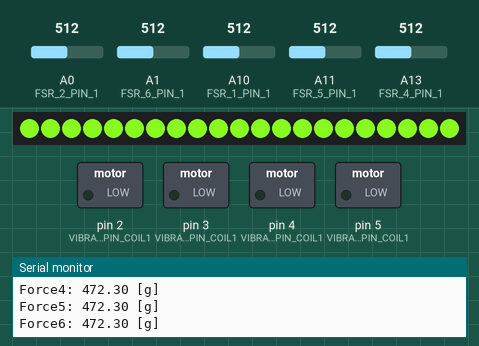
This sketch was run on a simulated Arduino Mega 2560, built with avr-gcc and run on an emulated ATmega2560. On the bench: 21 RGB LEDs in strip order, left to right, switched loads named in the sketch (green lamp = pin HIGH), the last lines printed to the serial monitor. Dashed ring = blinking. The inputs (shaded band) are chosen by the test bench; at power-on: A0 (FSR_2_PIN_1) = 512, A1 (FSR_6_PIN_1) = 512, A10 (FSR_1_PIN_1) = 512, A11 (FSR_5_PIN_1) = 512, A13 (FSR_4_PIN_1) = 512. Dim RGB values are drawn brighter than linear.

Above: at 1.2 s.
1.3 s: A0 (FSR_2_PIN_1) set to 66
4.3 s: A0 (FSR_2_PIN_1) set to 55
At 4.9 s:
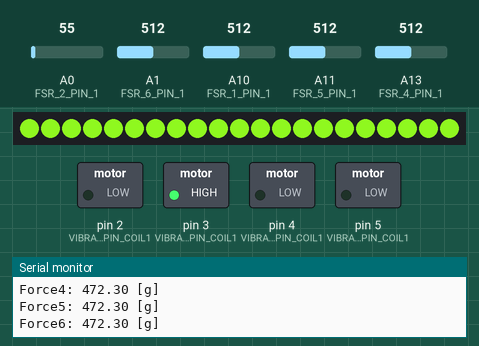
7.3 s: A0 (FSR_2_PIN_1) set to 306
At 8.3 s:
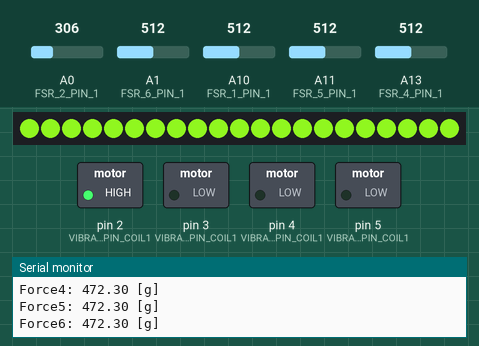
10.0 s: A1 (FSR_6_PIN_1) set to 678
13.0 s: A1 (FSR_6_PIN_1) set to 711
At 14.8 s:
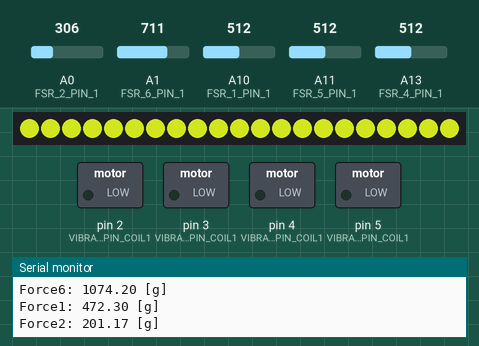
16.0 s: A10 (FSR_1_PIN_1) set to 66
17.5 s: A10 (FSR_1_PIN_1) set to 55
At 18.4 s:
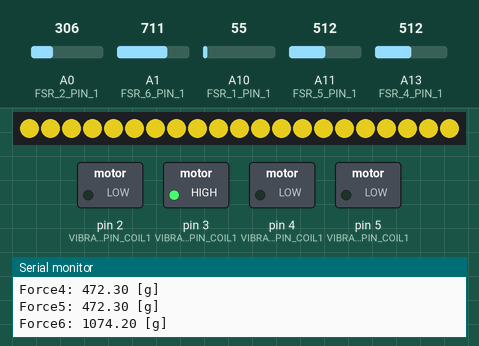
Timing chart, 0 to 62.1 s (numbered marks = the images above; inputs shaded):
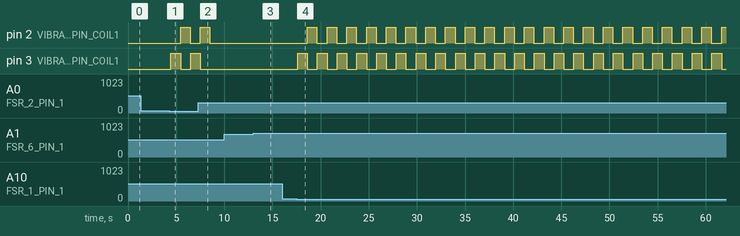

The sketch:

t2.ino
```cpp
/* FSR testing sketch.

  Connect one end of FSR to 5V, the other end to Analog 0.
  Then connect one end of a 10K resistor from Analog 0 to ground
  Connect LED from pin 11 through a resistor to ground

  For more information see www.ladyada.net/learn/sensors/fsr.html */

#include "FSR.h"

#include <Adafruit_NeoPixel.h>
#include "VibrationMotor.h"
#include <MsTimer2.h>

#define FSR_1_PIN_1  A10
#define FSR_2_PIN_1 A0
#define FSR_3_PIN_1 A3
#define FSR_4_PIN_1 A13
#define FSR_5_PIN_1 A11
#define FSR_6_PIN_1 A1
//#define FSR_6_PIN_1 A7
#define LEDSTICK_PIN_DATAIN 6
#define VIBRATIONMOTOR1_1_PIN_COIL1 4
#define VIBRATIONMOTOR2_2_PIN_COIL1 3
#define VIBRATIONMOTOR3_3_PIN_COIL1 2
#define VIBRATIONMOTOR4_4_PIN_COIL1 5
int fsrReading;      // the analog reading from the FSR resistor divider
const int NUM_PIXELS = 60;
const int NUM_STRIPS = 6;
const int Pins[NUM_STRIPS] = {31, 32, 33, 34, 35, 36};
// An array of the pin numbers for the strips
Adafruit_NeoPixel strip = Adafruit_NeoPixel(21, LEDSTICK_PIN_DATAIN, NEO_GRB + NEO_KHZ800);


FSR fsr_1(FSR_1_PIN_1);
FSR fsr_2(FSR_2_PIN_1);
FSR fsr_3(FSR_3_PIN_1);
FSR fsr_4(FSR_4_PIN_1);
FSR fsr_5(FSR_5_PIN_1);
FSR fsr_6(FSR_6_PIN_1);
VibrationMotor vibrationMotor1_1(VIBRATIONMOTOR1_1_PIN_COIL1);
VibrationMotor vibrationMotor2_2(VIBRATIONMOTOR2_2_PIN_COIL1);
VibrationMotor vibrationMotor3_3(VIBRATIONMOTOR3_3_PIN_COIL1);
VibrationMotor vibrationMotor4_4(VIBRATIONMOTOR4_4_PIN_COIL1);
Adafruit_NeoPixel Strips[NUM_STRIPS] = {
  Adafruit_NeoPixel(NUM_PIXELS, Pins[0], NEO_GRB + NEO_KHZ800),
  Adafruit_NeoPixel(NUM_PIXELS, Pins[1], NEO_GRB + NEO_KHZ800),
  Adafruit_NeoPixel(NUM_PIXELS, Pins[2], NEO_GRB + NEO_KHZ800),
  Adafruit_NeoPixel(NUM_PIXELS, Pins[3], NEO_GRB + NEO_KHZ800),
  Adafruit_NeoPixel(NUM_PIXELS, Pins[4], NEO_GRB + NEO_KHZ800),
  Adafruit_NeoPixel(NUM_PIXELS, Pins[5], NEO_GRB + NEO_KHZ800)
};

const uint32_t Blue = Adafruit_NeoPixel::Color(10, 10, 255);
const uint32_t Pink = Adafruit_NeoPixel::Color(255, 0, 100);
const uint32_t Green = Adafruit_NeoPixel::Color(129, 237, 29);
const uint32_t Red = Adafruit_NeoPixel::Color(245, 21, 10);


unsigned long start;
unsigned long time;
unsigned long tmp;

boolean flag = true;

void setup(void) {
  Serial.begin(9600);   // We'll send debugging information via the Serial monitor
  while (!Serial) ; // wait for serial port to connect. Needed for native USB
  Serial.println("start");

  // MsTimer2::set(3000, vibrate);        // 中断设置函数，每 500ms 进入一次中断
  // MsTimer2::start();                //开始计时
  //  for (int strip = 0; strip < NUM_STRIPS; strip++) {
  //    Strips[strip].begin();
  //    Strips[strip].show();
  //  }


  strip.begin();
  strip.show();
  //setAllStrips(Green);


}


void loop(void) {

  // we'll need to change the range from the analog reading (0-1023) down to the range
  // used by analogWrite (0-255) with map!
  // LEDbrightness = map(fsrReading, 0, 1023, 0, 255);
  // LED gets brighter the harder you press
  // fsrReading = analogRead(FSR_PIN_1);   Serial.println(fsrReading);
  float fsr_1Force = fsr_1.getForce();
  Serial.print(F("Force1: ")); Serial.print(fsr_1Force); Serial.println(F(" [g]"));
  float fsr_2Force = fsr_2.getForce();
  Serial.print(F("Force2: ")); Serial.print(fsr_2Force); Serial.println(F(" [g]"));
  //float fsr_3Force = fsr_3.getForce();
 // Serial.print(F("Force3: ")); Serial.print(fsr_3Force); Serial.println(F(" [g]"));
  float fsr_4Force = fsr_4.getForce();
  Serial.print(F("Force4: ")); Serial.print(fsr_4Force); Serial.println(F(" [g]"));
  float fsr_5Force = fsr_5.getForce();
  Serial.print(F("Force5: ")); Serial.print(fsr_5Force); Serial.println(F(" [g]"));
   float fsr_6Force = fsr_6.getForce();
     Serial.print(F("Force6: ")); Serial.print(fsr_6Force); Serial.println(F(" [g]"));

  Serial.print("Time:");  Serial.println(millis());
  //   //prints time since program started


  if ( fsr_1Force > 0 || fsr_2Force > 0 || fsr_4Force > 0 || fsr_5Force > 0 || fsr_6Force > 0)
  {

    Serial.flush();


    start = 0;
   Serial.print("Time:"); Serial.println(millis());
    setAllStrips(Green);

    position();
//   Serial.print("Time:"); Serial.println(time);
//    while (millis() - start > 10000 && millis() - start < 20000)
//    {
      delay(3000);
      Serial.print("Time:"); Serial.println(millis());
      crossFade(Green, Red, 10UL);
     // break;
  //  }

    if ( millis() - start == 40000)
    {    Serial.println("stand up 1");

      vibrationMotor2_2.on();     // 1. turns on
      delay(2000);           // 2. waits 500ms (0.5 sec). change the value in the brackets (500) for a longer or shorter delay in milliseconds.
      vibrationMotor2_2.off();    // 3.turns off
       tmp=millis();
      //  vibrationMotor3_3.on();     // 1. turns on
      //  delay(5000);           // 2. waits 500ms (0.5 sec). change the value in the brackets (500) for a longer or shorter delay in milliseconds.
      //  vibrationMotor3_3.off();
    }

 while (millis() -start >= 40000)
    {   Serial.print("Time:"); Serial.println(millis());
        Serial.println("stand up 2");

     setAllStrips(Red);

if(fsr_1Force <30 &&fsr_2Force <30 && fsr_4Force <30 && fsr_5Force <30  && fsr_6Force <30) {
      setAllStrips(0);
   start= millis();

      break;
    }
    }


    //
    //    MsTimer2::set(1000, vibrate); // 中断设置函数，每 500ms 进入一次中断
    //    MsTimer2::start();
    //    delay(3000);
    //    MsTimer2::stop();

    Serial.println("hi");
  }
  //    delay(3000);   //dyy: when people leave (without pressure, stop fading)
  //    crossFade(Red, Green, 10UL);
  //    Serial.println("hiagain");
  // fsrReading = 0;
  // setAllStrips(0);

  //     while(Serial.available()) {
  //    Serial.read();
  //    delay(1);

  // delay(100);

  else {
    Serial.println("illegal input!");
  }


  //analogWrite(Pins[NUM_STRIPS], crossFade);


  //delay(100);
}

void vibrate() {
  vibrationMotor1_1.on();     // 1. turns on
  delay(5000);           // 2. waits 500ms (0.5 sec). change the value in the brackets (500) for a longer or shorter delay in milliseconds.
  //vibrationMotor1_1.off();    // 3. turns off
  //    delay(500);

  vibrationMotor2_2.on();     // 1. turns on
  delay(5000);           // 2. waits 500ms (0.5 sec). change the value in the brackets (500) for a longer or shorter delay in milliseconds.
  //vibrationMotor2_2.off();    // 3. turns off

  vibrationMotor3_3.on();     // 1. turns on
  delay(5000);           // 2. waits 500ms (0.5 sec). change the value in the brackets (500) for a longer or shorter delay in milliseconds.
  //vibrationMotor3_3.off();    // 3. turns off


  vibrationMotor4_4.on();     // 1. turns on
  delay(5000);           // 2. waits 500ms (0.5 sec). change the value in the brackets (500) for a longer or shorter delay in milliseconds.
  //vibrationMotor4_4.off();    // 3. turns off

}


void position() {
  float fsr_1Force = fsr_1.getForce();
  Serial.print(F("Force1: ")); Serial.print(fsr_1Force); Serial.println(F(" [g]"));
  float fsr_2Force = fsr_2.getForce();
  Serial.print(F("Force2: ")); Serial.print(fsr_2Force); Serial.println(F(" [g]"));
 // float fsr_3Force = fsr_3.getForce();
  //Serial.print(F("Force3: ")); Serial.print(fsr_3Force); Serial.println(F(" [g]"));
  float fsr_4Force = fsr_4.getForce();
  Serial.print(F("Force4: ")); Serial.print(fsr_4Force); Serial.println(F(" [g]"));
  float fsr_5Force = fsr_5.getForce();
  Serial.print(F("Force5: ")); Serial.print(fsr_5Force); Serial.println(F(" [g]"));
  float fsr_6Force = fsr_6.getForce();
     Serial.print(F("Force6: ")); Serial.print(fsr_6Force); Serial.println(F(" [g]"));

  if ( fsr_1Force < 30 || fsr_2Force < 30 ||  fsr_4Force < 30 || fsr_5Force < 30 || fsr_6Force < 30)
  { vibrationMotor2_2.on();     // 1. turns on
    delay(1000);           // 2. waits 500ms (0.5 sec). change the value in the brackets (500) for a longer or shorter delay in milliseconds.
    vibrationMotor2_2.off();    // 3. turns off

      vibrationMotor3_3.on();     // 1. turns on
      delay(1000);           // 2. waits 500ms (0.5 sec). change the value in the brackets (500) for a longer or shorter delay in milliseconds.
      vibrationMotor3_3.off();
  }
}
void setAllStrips(const uint32_t color) {
  byte red = (color >> 16) & 0xff;
  byte green = (color >> 8) & 0xff;
  byte blue = color & 0xff;
  float fsr_1Force = fsr_1.getForce();
  Serial.print(F("Force1: ")); Serial.print(fsr_1Force); Serial.println(F(" [g]"));
  float fsr_2Force = fsr_2.getForce();
  Serial.print(F("Force2: ")); Serial.print(fsr_2Force); Serial.println(F(" [g]"));
  //float fsr_3Force = fsr_3.getForce();
  //Serial.print(F("Force3: ")); Serial.print(fsr_3Force); Serial.println(F(" [g]"));
  float fsr_4Force = fsr_4.getForce();
  Serial.print(F("Force4: ")); Serial.print(fsr_4Force); Serial.println(F(" [g]"));
  float fsr_5Force = fsr_5.getForce();
  Serial.print(F("Force5: ")); Serial.print(fsr_5Force); Serial.println(F(" [g]"));
 float fsr_6Force = fsr_6.getForce();
     Serial.print(F("Force6: ")); Serial.print(fsr_6Force); Serial.println(F(" [g]"));
//


  setAllStrips(red, green, blue);
 if (fsr_1Force < 30  &&fsr_2Force < 30  && fsr_4Force < 30 && fsr_5Force < 30  && fsr_6Force < 30)
  {
    setAllStrips(0);

   // break;
  }

}

void setAllStrips(byte red, byte green, byte blue) {
  //  // for each strip
  //  for (int strip = 0; strip < NUM_STRIPS; strip++) {
  //    // for each pixel
  for (int pixel = 0; pixel < NUM_PIXELS; pixel++) {
    strip.setPixelColor(pixel, red, green, blue);
  }
  strip.show(); // Output to strip
  // }
}

void crossFade(const uint32_t startColor, const uint32_t endColor, unsigned long speed) {

  float fsr_1Force = fsr_1.getForce();
  Serial.print(F("Force1: ")); Serial.print(fsr_1Force); Serial.println(F(" [g]"));
  float fsr_2Force = fsr_2.getForce();
  Serial.print(F("Force2: ")); Serial.print(fsr_2Force); Serial.println(F(" [g]"));
 // float fsr_3Force = fsr_3.getForce();
  //Serial.print(F("Force3: ")); Serial.print(fsr_3Force); Serial.println(F(" [g]"));
  float fsr_4Force = fsr_4.getForce();
  Serial.print(F("Force4: ")); Serial.print(fsr_4Force); Serial.println(F(" [g]"));
  float fsr_5Force = fsr_5.getForce();
  Serial.print(F("Force5: ")); Serial.print(fsr_5Force); Serial.println(F(" [g]"));
   float fsr_6Force = fsr_6.getForce();
     Serial.print(F("Force6: ")); Serial.print(fsr_6Force); Serial.println(F(" [g]"));
  byte startRed = (startColor >> 16) & 0xff;
  byte startGreen = (startColor >> 8) & 0xff;
  byte startBlue = startColor & 0xff;

  byte endRed = (endColor >> 16) & 0xff;
  byte endGreen = (endColor >> 8) & 0xff;
  byte endBlue = endColor & 0xff;

  // for each step in the cross-fade
  for (int step = 0; step < 256; step++) {


    if (fsr_1Force <30  &&fsr_2Force <30  && fsr_4Force <30 && fsr_5Force <30 && fsr_6Force <30) {
      setAllStrips(0);

      break;
    }

    else {
   position();
      byte red = map(step, 0, 255, startRed, endRed);
      byte green = map(step, 0, 255, startGreen, endGreen);
      byte blue = map(step, 0, 255, startBlue, endBlue);
      setAllStrips(red, green, blue);

      delay(speed);
    }

  }
}
```

AnalogReader.cpp
```cpp
#include "AnalogReader.h"

#include <Arduino.h>

AnalogReader::AnalogReader(const int pin) : m_pin(pin) {}

/**
 * Read analog value from board ADC
 */
int AnalogReader::read()
{
	return analogRead(m_pin);
}
```

AnalogReader.h
```cpp
#ifndef _ANALOG_READER_H
#define _ANALOG_READER_H

class AnalogReader
{
	public:
		AnalogReader(const int pin);
		int read();

	private:
		const int m_pin;
};
#endif //_ANALOG_READER_H
```

FSR.cpp
```cpp
#include "FSR.h"
#include <Arduino.h>

/**
 * FSR constructor.<BR>
 * pin- Analog pin required.
 */
FSR::FSR(const int pin) : AnalogReader(pin), Vcc(5), res(3300)
{
  pinMode(pin, INPUT);
}

/**
 * Get the resistance (in Ohms) of the sensor.
 */
float FSR::getResistance()
{
  float senVoltage = read() * Vcc / 1023;
  return res * (Vcc / senVoltage - 1);
}

/**
 * Converte resistance to force using curve from data sheet [in grams/cm^2].<BR>
 * Return value ranges 100g/cm^2 to 10Kg/cm^2.
 */
float FSR::getForce()
{
  float resistance = getResistance();
  //calculate force using curve broken into two parts of different slope
  if (resistance <= 600)
    return (1.0 / resistance - 0.00075) / 0.00000032639;
  else
    return (1.0 / resistance)  / 0.000000642857;
}
```

FSR.h
```cpp
/** \addtogroup FSR
 *  @{
 */

#ifndef _FSR_H_
#define _FSR_H_

#include "AnalogReader.h"

class FSR : public AnalogReader {
  public:
    FSR(const int pin);
    float getResistance();
    float getForce();
    float Vcc, res;

};

#endif // _FSR_H_
/** @}*/
```

Switchable.cpp
```cpp
#include "Switchable.h"
#include <Arduino.h>

Switchable::Switchable(const int pin) : m_pin(pin)
{
    // Set pin as output
    pinMode(m_pin, OUTPUT);
    // Start state if off
	off();
}

//turn on:
void Switchable::on()
{
	digitalWrite(m_pin, 1); //high
	m_state = true;
}

//turn off:
void Switchable::off()
{
	digitalWrite(m_pin, 0); //low
	m_state = false;
}

void Switchable::toggle()
{
	digitalWrite(m_pin, !m_state); //low
	m_state = !m_state;
}

// dim pin
void Switchable::dim(int dimVal)
{
    analogWrite(m_pin, dimVal);
}

bool Switchable::getState()
{
    return m_state;
}

void Switchable::setState(bool state)
{
    digitalWrite(m_pin, state);
    m_state = state;
}
```

Switchable.h
```cpp
#ifndef _SWITCHABLE_H_
#define _SWITCHABLE_H_

//Base class for output that can be switched on/off via single digital pin:
class Switchable
{
	public:

		// Consturcutor accepts pin number for output
	    Switchable(const int pin);

		// Turn pin on
		void on();

	    // Turn pin off
		void off();

		// Toggle pin
		void toggle();

		// dim pin
		void dim(int dimVal);

		// Get current state
		bool getState();

		// Set state with bool variable
		void setState(bool state);

	private:

		const int m_pin; 	//output pin
		bool m_state;		//current state
};

#endif // _SWITCHABLE_H_
 
```

VibrationMotor.cpp
```cpp
#include <Arduino.h>
#include "VibrationMotor.h"

VibrationMotor::VibrationMotor(const int pin) : Switchable(pin)
{

}
```

VibrationMotor.h
```cpp
#ifndef _VIBRATION_MOTOR_H_
#define _VIBRATION_MOTOR_H_

#include "Switchable.h"

class VibrationMotor : public Switchable  {

	public:
		VibrationMotor(const int pin);
};

#endif // _VIBRATION_MOTOR_H_
 
```

Measured:
- the behaviour switches between 62 and 61 on A0 (FSR_2_PIN_1) (found by bisection; images 0 and 1)
- the behaviour switches between 695 and 696 on A1 (FSR_6_PIN_1) (found by bisection; images 2 and 3)
- the behaviour switches between 62 and 61 on A10 (FSR_1_PIN_1) (found by bisection; images 3 and 4)
- after the input at 4.3 s, pin 2 (VIBRATIONMOTOR3_3_PIN_COIL1): LOW → HIGH after 1.2 s, → LOW 1.0 s later; pin 3 (VIBRATIONMOTOR2_2_PIN_COIL1): LOW → HIGH after 0.15 s, → LOW 1.0 s later, → HIGH 1.0 s later
- after the input at 7.3 s, pin 2 (VIBRATIONMOTOR3_3_PIN_COIL1): goes on until 8.5 s, then stays LOW; pin 3 (VIBRATIONMOTOR2_2_PIN_COIL1): goes on until 7.5 s, then stays LOW
- after the input at 17.5 s, pin 2 (VIBRATIONMOTOR3_3_PIN_COIL1): alternates HIGH for 1.0 s and LOW for 1.0 s, starting after 1.1 s; pin 3 (VIBRATIONMOTOR2_2_PIN_COIL1): alternates HIGH for 1.0 s and LOW for 1.0 s, starting after 0.13 s
